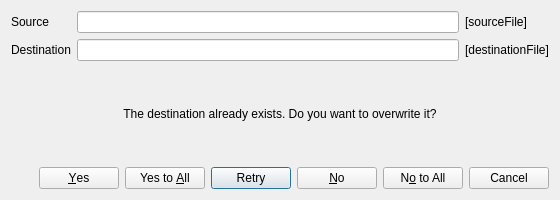
<?xml version="1.0" encoding="UTF-8"?>
<ui version="4.0">
 <class>QtOverwriteDialog</class>
 <widget class="QDialog" name="QtOverwriteDialog">
  <property name="geometry">
   <rect>
    <x>0</x>
    <y>0</y>
    <width>560</width>
    <height>200</height>
   </rect>
  </property>
  <property name="windowTitle">
   <string>Copy Warning</string>
  </property>
  <layout class="QVBoxLayout" name="verticalLayout">
   <item>
    <layout class="QHBoxLayout">
     <property name="spacing">
      <number>6</number>
     </property>
     <property name="leftMargin">
      <number>0</number>
     </property>
     <property name="topMargin">
      <number>0</number>
     </property>
     <property name="rightMargin">
      <number>0</number>
     </property>
     <property name="bottomMargin">
      <number>0</number>
     </property>
     <item>
      <layout class="QGridLayout">
       <property name="leftMargin">
        <number>0</number>
       </property>
       <property name="topMargin">
        <number>0</number>
       </property>
       <property name="rightMargin">
        <number>0</number>
       </property>
       <property name="bottomMargin">
        <number>0</number>
       </property>
       <property name="spacing">
        <number>6</number>
       </property>
       <item row="1" column="0">
        <widget class="QLabel" name="destinationLabel">
         <property name="text">
          <string>Destination</string>
         </property>
         <property name="buddy">
          <cstring>destinationLineEdit</cstring>
         </property>
        </widget>
       </item>
       <item row="0" column="0">
        <widget class="QLabel" name="sourceLabel">
         <property name="text">
          <string>Source</string>
         </property>
        </widget>
       </item>
       <item row="0" column="2">
        <widget class="QLabel" name="sourceFileLabel">
         <property name="text">
          <string>[sourceFile]</string>
         </property>
        </widget>
       </item>
       <item row="1" column="2">
        <widget class="QLabel" name="destinationFileLabel">
         <property name="text">
          <string>[destinationFile]</string>
         </property>
        </widget>
       </item>
       <item row="1" column="1">
        <widget class="QLineEdit" name="destinationLineEdit">
         <property name="sizePolicy">
          <sizepolicy hsizetype="Expanding" vsizetype="Fixed">
           <horstretch>0</horstretch>
           <verstretch>0</verstretch>
          </sizepolicy>
         </property>
         <property name="focusPolicy">
          <enum>Qt::StrongFocus</enum>
         </property>
         <property name="text">
          <string/>
         </property>
         <property name="readOnly">
          <bool>false</bool>
         </property>
        </widget>
       </item>
       <item row="0" column="1">
        <widget class="QLineEdit" name="sourceLineEdit">
         <property name="sizePolicy">
          <sizepolicy hsizetype="Expanding" vsizetype="Fixed">
           <horstretch>0</horstretch>
           <verstretch>0</verstretch>
          </sizepolicy>
         </property>
         <property name="focusPolicy">
          <enum>Qt::NoFocus</enum>
         </property>
         <property name="acceptDrops">
          <bool>false</bool>
         </property>
         <property name="readOnly">
          <bool>true</bool>
         </property>
        </widget>
       </item>
      </layout>
     </item>
    </layout>
   </item>
   <item>
    <widget class="QLabel" name="messageLabel">
     <property name="text">
      <string>The destination already exists. Do you want to overwrite it?</string>
     </property>
     <property name="alignment">
      <set>Qt::AlignCenter</set>
     </property>
    </widget>
   </item>
   <item>
    <widget class="QDialogButtonBox" name="buttonBox">
     <property name="standardButtons">
      <set>QDialogButtonBox::Cancel|QDialogButtonBox::No|QDialogButtonBox::NoToAll|QDialogButtonBox::Retry|QDialogButtonBox::Yes|QDialogButtonBox::YesToAll</set>
     </property>
    </widget>
   </item>
  </layout>
 </widget>
 <tabstops>
  <tabstop>destinationLineEdit</tabstop>
 </tabstops>
 <resources/>
 <connections/>
</ui>
